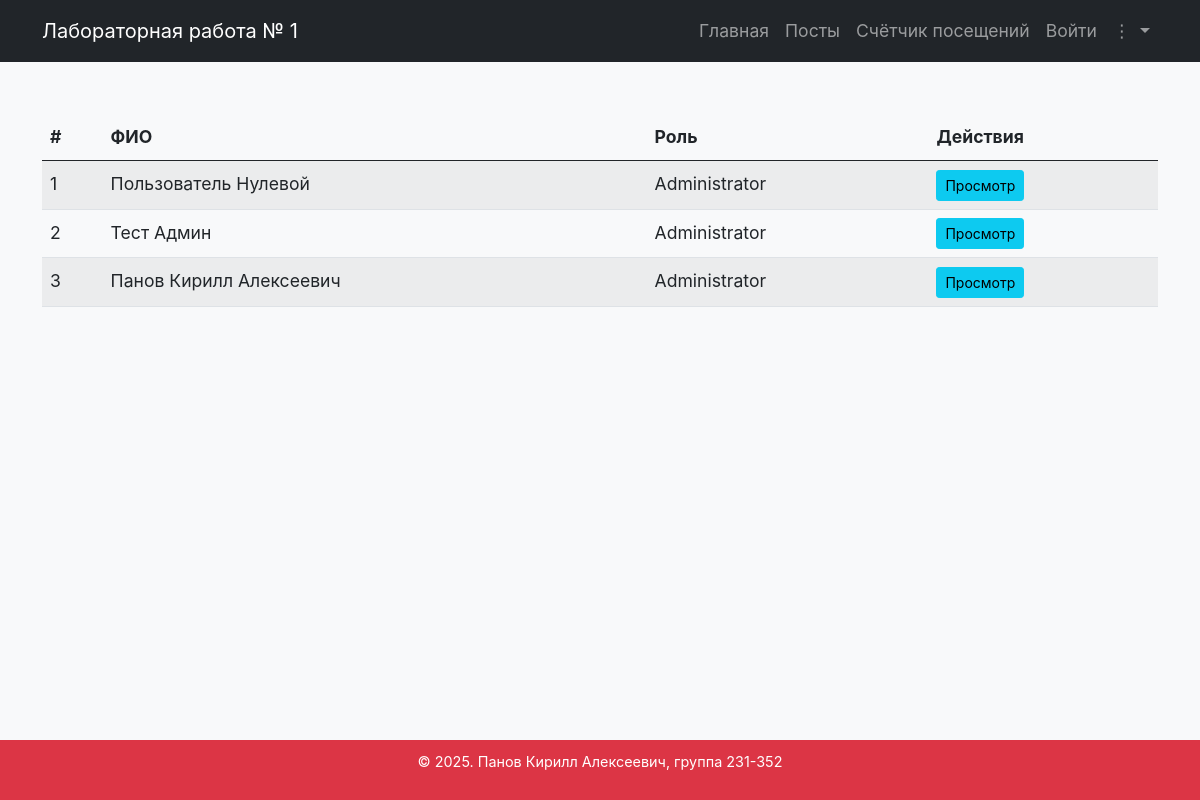
The page / on the database its author committed.
### app/models.py (models this page shows, shortened)
class User(UserMixin, db.Model):
    __tablename__ = 'users'
    id = db.Column(db.Integer, primary_key=True)
    login = db.Column(db.String(64), unique=True, nullable=False)
    password_hash = db.Column(db.String(128), nullable=False)
    surname = db.Column(db.String(64))
    name = db.Column(db.String(64), nullable=False)
    patronymic = db.Column(db.String(64))
    role_id = db.Column(db.Integer, db.ForeignKey('roles.id'))
    role = db.relationship('Role', backref=db.backref('users', lazy=True))
    created_at = db.Column(db.DateTime, default=datetime.utcnow, nullable=False)

class Role(db.Model):
    __tablename__ = 'roles'
    id = db.Column(db.Integer, primary_key=True)
    name = db.Column(db.String(64), unique=True, nullable=False)
    description = db.Column(db.Text)

### app/app.py (the view)
@app.route('/')
def index():
    users = User.query.order_by(User.id).all()
    return render_template('index.html', users=users)

### app/app.py (called while the page is built)
@app.after_request
def log_visit(response):
    if request.endpoint not in ('static',) and not request.path.startswith('/visit_logs'):
        visit = VisitLog(
            path=request.path,
            user_id=current_user.id if current_user.is_authenticated else None
        )
        db.session.add(visit)
        db.session.commit()
    return response

### app/templates/index.html (shortened to what this page needs)
{% extends 'base.html' %} {% block content %}
<div class="row">
  <div class="col-lg-12">
    <table class="table table-striped mt-3">
      <thead>
        <tr>
          <th>#</th>
          <th>ФИО</th>
          <th>Роль</th>
          <th>Действия</th>
        </tr>
      </thead>
      <tbody>
        {% for user in users %}
        <tr>
          <td>{{ loop.index }}</td>
          <td>
            {{ user.surname or '' }} {{ user.name or '' }} {{ user.patronymic or
            '' }}
          </td>
          <td>{{ user.role.name if user.role else '' }}</td>
          <td>
            <a
              class="btn btn-info btn-sm"
              href="{{ url_for('view_user', user_id=user.id) }}"
              >Просмотр</a
            >
          </td>
        </tr>
        {% endfor %}
      </tbody>
    </table>
  </div>
</div>
{% endblock %}

### app/static/styles.css (style rules this page uses)
html, body { height: 100%; margin: 0; }
body { font-size: 1.1rem; font-family: 'Inter', 'Segoe UI', system-ui, sans-serif; line-height: 1.7; margin: 0; padding: 0; background: #f8f9fa; display: flex; flex-direction: column; color: #2d3748; min-height: 100vh; }

### rows shown on the page
User: surname "Пользователь", name "Нулевой", role "Administrator"
User: surname "Тест", name "Админ", role "Administrator"
User: surname "Панов", name "Кирилл", patronymic "Алексеевич", role "Administrator"
